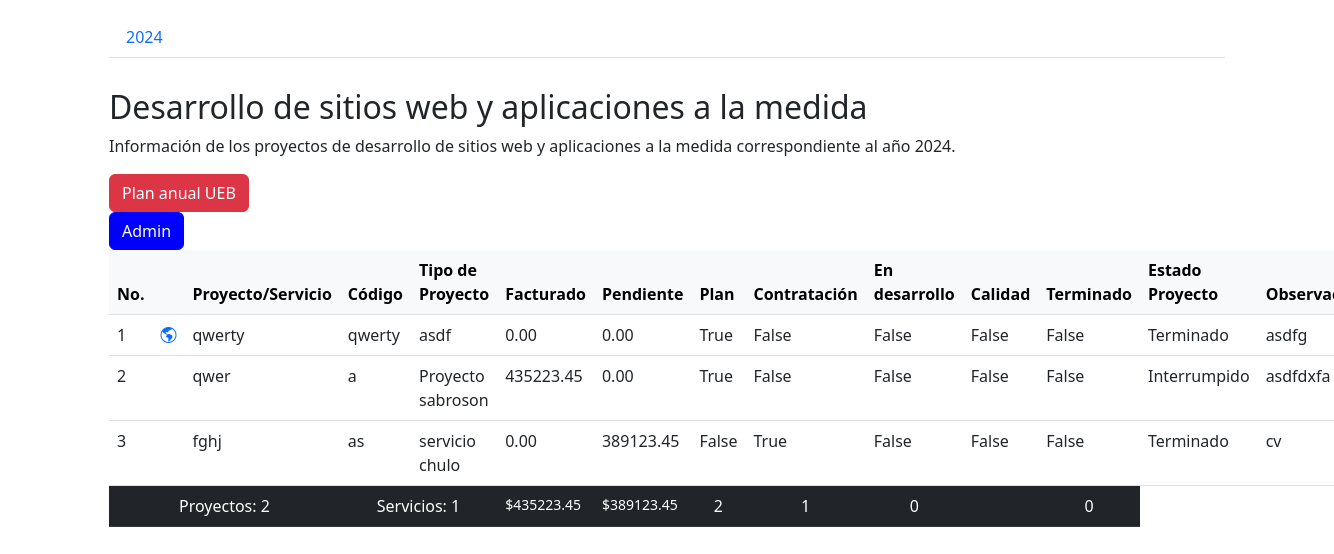
The page / on the database its author committed.
### projects/models.py (models this page shows)
class Year(models.Model):
    def __str__(self):
        return str(self.number)
    number = models.PositiveIntegerField(primary_key=True,verbose_name="Año")
    plan= models.PositiveBigIntegerField(blank=True,default=1)

class Project(models.Model):
    def __str__(self):
        return self.name
    number= models.SmallAutoField(primary_key=True,verbose_name='No.')
    name= models.CharField(max_length=20,verbose_name='Proyecto/Servicio')
    code= models.CharField(max_length=6,blank=True,null=True, unique=True, verbose_name='Código')
    service_type = models.ForeignKey(ProjectType,on_delete=models.RESTRICT, verbose_name='Tipo de Proyecto')
    responsable = models.CharField(max_length=20,verbose_name="Responsable")
    factured_payment = models.DecimalField(max_digits=9, decimal_places=2,default=0.0,verbose_name="Facturado")
    pending_payment = models.DecimalField(max_digits=9, decimal_places=2,default=0.0,verbose_name="Pendiente")
    in_plan = models.BooleanField(default=False,verbose_name="Plan")
    in_contrat = models.BooleanField(default=False,verbose_name="Contratación")
    in_dev = models.BooleanField(default=False,verbose_name="En desarrollo")
    in_quality = models.BooleanField(default=False,verbose_name="Calidad")
    is_finished =models.BooleanField(default=False,verbose_name="Terminado")
    state = models.CharField(max_length=20,choices=choices_json['state'],verbose_name="Estado Proyecto")
    annotations = models.TextField(max_length=250, blank=True,verbose_name="Observaciones")
    year = models.ForeignKey(Year,on_delete=models.RESTRICT)

class ProjectType(models.Model):
    def __str__(self):
        return self.project_type
    project_type=models.CharField(max_length=20,primary_key=True,verbose_name='Tipo de proyecto')

### projects/views.py (the view)
# urls.py: path('', views.front, name='front'),
def front(request):
    fields = [Project._meta.get_field('number'),
              Project._meta.get_field('projectlink'),
              Project._meta.get_field('name'),
              Project._meta.get_field('code'),
              Project._meta.get_field('service_type'),
              Project._meta.get_field('factured_payment'),
              Project._meta.get_field('pending_payment'),
              Project._meta.get_field('in_plan'),
              Project._meta.get_field('in_contrat'),
              Project._meta.get_field('in_dev'),
              Project._meta.get_field('in_quality'),
              Project._meta.get_field('is_finished'),
              Project._meta.get_field('state'),
              Project._meta.get_field('annotations')
            ]
    fields_name=[field.name for field in fields]
    years=[]
    year_objs=[]
    for year in Year.objects.order_by('number'):
        years.append(year.number)
        year_objs.append(year)
    context={}
    if Project.objects.count() > 0:
        curr_year=year_objs[-1]
        if request.method == 'POST':
            curr_year= Year.objects.get(pk=int(request.POST.get('year')))
        curr_projs_objs = list(Project.objects.filter(year=curr_year))
        curr_months = list(curr_year.month_set.order_by('month'))
        acc=0
        month_data=[]
        for m in curr_months:
            acc+=m.real
            month_data.append({'name':m.months[m.month],
                                'plan':m.plan,
                                'real':m.real,
                                'accumulate':acc})
        percentage=acc/curr_year.plan*100
        deploy_links=[ list(p.projectlink_set.all()) for p in curr_projs_objs]
        curr_projs=[]
        service_count=0
        project_count=0
        factured_total=0
        pending_total=0
        for p in curr_projs_objs:
            c={}
            if 'servicio' in str(p.service_type.project_type).lower():
                service_count+=1
            else:
                project_count+=1
            factured_total+=p.factured_payment
            pending_total+=p.pending_payment
            for f in fields_name:
                if f == 'projectlink':
                    val=''
                    for l in p.projectlink_set.all():
                        val+=get_link_obj(l)
                    c[f]=val
                else:
                    c[f]=getattr(p,f)
            curr_projs.append(c)
        plan_count=Project.objects.filter(year=curr_year, in_plan=True).count()
        contrat_count=Project.objects.filter(year=curr_year, in_contrat=True).count()
        dev_count=Project.objects.filter(year=curr_year, in_dev=True).count()
        quality_count=Project.objects.filter(year=curr_year, in_quality=True).count()
        finished_count=Project.objects.filter(year=curr_year, is_finished=True).count()
        proj_keys=list(curr_projs[0].keys())
        context={'curr_year':curr_year,
                'curr_months':curr_months,'fields':fields,
                'curr_projs':curr_projs, 'years':years,
                'month_data':month_data,
                'year_accumulate':acc,
                'percentage':percentage,
                'deploy_links':deploy_links,
                'proj_keys':proj_keys,
                'service_count':service_count,
                'project_count':project_count,
                'factured_total':factured_total,
                'pending_total':pending_total,
                'plan_count':plan_count,
                'contrat_count':contrat_count,
                'dev_count':dev_count,
                'quality_count':quality_count,
                'finished_count':finished_count
                }
    return render(request,'proyects/front.html',context)

### projects/models.py (called while the page is built)
    def __str__(self):
        return self.project.__str__() +': '+ self.link.__str__()

### projects/views.py (called while the page is built)
def get_link_obj(link):
    return f'<a href="{link}" target="_blank"><i class="bi bi-globe-americas"></i></a>'

### projects/templates/proyects/front.html (shortened to what this page needs)
{% load static %}
<!DOCTYPE html>
<html lang="en">
<head>
  <link rel="stylesheet" type="text/css" href="{% static 'styles.css' %}" />
  <link href="https://cdn.jsdelivr.net/npm/bootstrap@5.2.3/dist/css/bootstrap.min.css" rel="stylesheet">
  <link rel="stylesheet" href="https://cdn.jsdelivr.net/npm/bootstrap-icons@1.10.3/font/bootstrap-icons.css">
  <link href="https://cdn.jsdelivr.net/npm/bootstrap@5.2.3/dist/css/bootstrap.min.css" rel="stylesheet">
</head>
<body>
<div class="container mt-3">
  <ul class="nav nav-tabs" id="myTab" role="tablist">
    {% for y in years%}
    <li class="nav-item" role="presentation">
      <form method="post" action="{%url 'front' %}">
        <button class="nav-link" id="home-tab" data-bs-toggle="tab" data-bs-target="#home-tab-pane" type="submit" role="tab" aria-controls="home-tab-pane" aria-selected="true" name="year" value="{{y}}"> {{y}}</button>
      </form>
    </li>
    {%endfor%}
  </ul>
<div class="tab-pane fade show active" id="profile-tab-pane" role="tabpanel" aria-labelledby="profile-tab" tabindex="0">
  <div class="tab-content" id="myTabContent">
    <div class="col-lg-10">
        <h2>Desarrollo de sitios web y aplicaciones a la medida</h2>
        <p>Información de los proyectos de desarrollo de sitios web y aplicaciones a la medida correspondiente al año {{curr_year}}.</p>
      </div>
      <div class="col-lg-2">
        <button type="button" class="btn btn-danger shake-top" data-bs-toggle="modal" data-bs-target="#myModal2024">Plan anual UEB</button>
        <button id= "admin_button" type="button" class="btn btn-danger shake-top" style="background-color: blue; border-color:blue">Admin</button>
      </div>
    <table class="table table-hover">
        <thead class="table-light">
            <tr>
                {%for field in fields%}
                    <th>{{ field.verbose_name}}</th>
                {% endfor %}
            </tr>
        </thead>
        <tbody >
          {% for p in curr_projs%}
            <tr>
                {%for key,val in p.items %}<td>{{val|safe}}</td>{%endfor%}
            </tr>
          {%endfor%}
          <tr class="table-dark">
            <td colspan="3" style="text-align: center;">Proyectos: {{project_count}}</td>
            <td colspan="2" style="text-align: center;">Servicios: {{service_count}}</td>
            <td class="texto-pequeño">${{factured_total}}</td>
            <td class="texto-pequeño">${{pending_total}}</td>
            <td style="text-align: center;">{{plan_count}}</td>
            <td style="text-align: center;">{{contrat_count}}</td>
            <td style="text-align: center;">{{dev_count}}</td>
            <td style="text-align: center;">{{quality__count}}</td>
            <td style="text-align: center;">{{finished_count}}</td>
          </tr>
        </tbody>
    </table>
  </div>
</div>
</div>
</body>

### projects/styles.css (style rules this page uses)
.texto-pequeño { font-size: 14px; }
h2, h4 { font-weight: bold; }
.shake-top { animation: shake-top 0.8s cubic-bezier(0.455, 0.030, 0.515, 0.955) both; }
#myTabContent { margin-top: 30px; }

### rows shown on the page
Year: number "2024"
Project: p "qwerty" "qwerty" "0.00" "0.00" "Terminado" "asdfg"
ProjectType: project_type "asdf"
Project: p "qwer" "435223.45" "0.00" "Interrumpido" "asdfdxfa"
ProjectType: project_type "Proyecto sabroson"
Project: p "fghj" "as" "0.00" "389123.45" "Terminado" "cv"
ProjectType: project_type "servicio chulo"

### other values the page prints
{{ y }} "2024"
{{ field.verbose_name }} "No." "Proyecto/Servicio" "Código" "Tipo de Proyecto" "Facturado" "Pendiente" "Plan" "Contratación" "En desarrollo" "Calidad" "Terminado" "Estado Proyecto"
{{ val|safe }} "1" "True" "False" "False" "False" "False" "2" "a" "True" "False" "False" "False" "False" "3" "False" "True" "False" "False" "False"
{{ project_count }} "2"
{{ service_count }} "1"
{{ factured_total }} "435223.45"
{{ pending_total }} "389123.45"
{{ plan_count }} "2"
{{ contrat_count }} "1"
{{ dev_count }} "0"
{{ finished_count }} "0"
